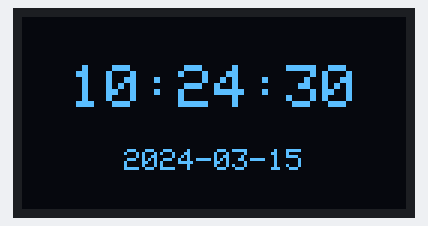
A sketch run on a simulated Arduino Uno, built with avr-gcc and run on an emulated ATmega328P. On the bench: 128×64 one-colour display. Wiring (inferred from the names in the program): DS1307 clock at I2C address 0x68. The local clock reads 2024-03-15 10:24:30 at power-on unless the sketch sets it; what the sketch prints to the serial monitor is not drawn.

Above: at 0.1 s.
At 4.2 s:
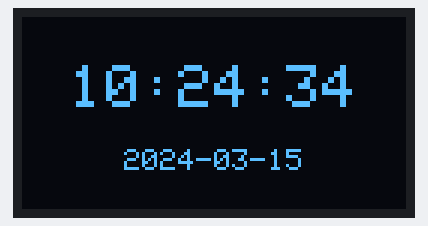
At 9.4 s:
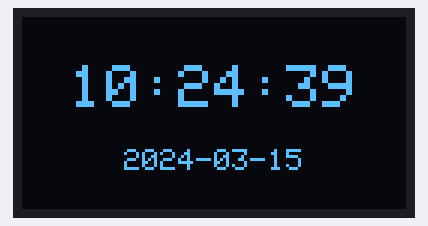
At 18.6 s:
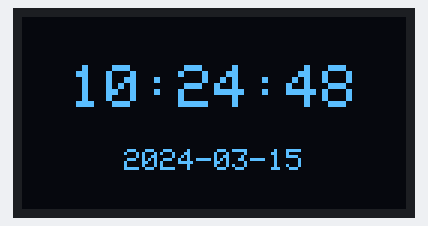
At 27.9 s:
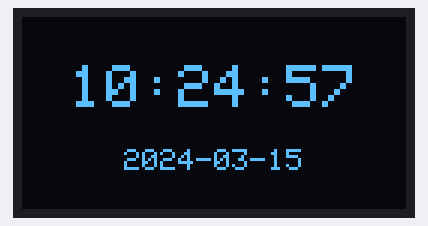
At 38.2 s:
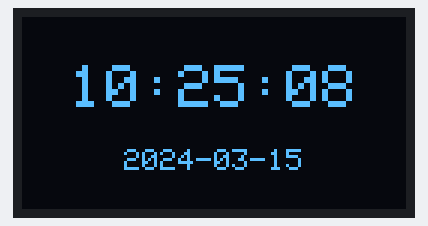

The sketch:

oled-clock.ino
```cpp
// oled-clock — tests assert (BT43): a clock. A DS1307 at 0x68 (read with plain Wire; RTClib isn't
// installed) shown on a 128x64 SSD1306 at 0x3C through Adafruit_SSD1306: the time large, the date
// below; the same "YYYY-MM-DD hh:mm:ss" printed every second (115200 baud). The clock starts at
// the DS1307 part's "start" time (2026-01-01 00:00:00 by default).
#include <Adafruit_GFX.h>
#include <Adafruit_SSD1306.h>
#include <Wire.h>

Adafruit_SSD1306 display(128, 64, &Wire, -1);
const uint8_t RTC = 0x68;

uint8_t fromBcd(uint8_t b) { return (b >> 4) * 10 + (b & 0x0F); }

void setup() {
  Serial.begin(115200);
  Wire.begin();
  display.begin(SSD1306_SWITCHCAPVCC, 0x3C);
  display.setTextColor(SSD1306_WHITE);
}

void loop() {
  uint8_t r[7];
  Wire.beginTransmission(RTC);
  Wire.write(0);  // from the seconds register
  Wire.endTransmission();
  Wire.requestFrom(RTC, (uint8_t)7);
  for (uint8_t i = 0; i < 7; i++) r[i] = Wire.read();

  char time[9];
  char date[11];
  snprintf(time, sizeof time, "%02u:%02u:%02u", fromBcd(r[2] & 0x3F), fromBcd(r[1]), fromBcd(r[0] & 0x7F));
  snprintf(date, sizeof date, "20%02u-%02u-%02u", fromBcd(r[6]), fromBcd(r[5] & 0x1F), fromBcd(r[4] & 0x3F));
  Serial.print(date);
  Serial.print(' ');
  Serial.println(time);

  display.clearDisplay();
  display.setTextSize(2);
  display.setCursor(16, 16);
  display.print(time);
  display.setTextSize(1);
  display.setCursor(34, 44);
  display.print(date);
  display.display();
  delay(1000);
}
```

Measured:
- what the display in image 1 shows lasts 1.0 s, from 4.2 s to 5.2 s
